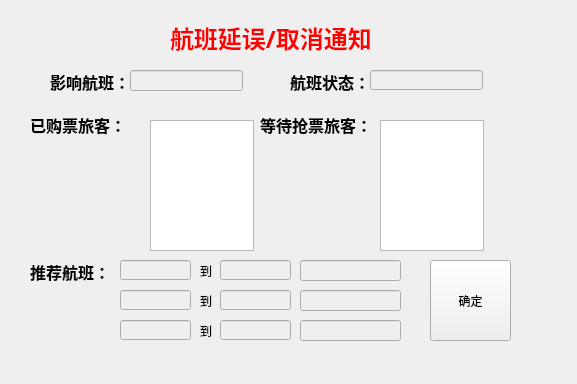
<?xml version="1.0" encoding="UTF-8"?>
<ui version="4.0">
 <class>statusInform</class>
 <widget class="QWidget" name="statusInform">
  <property name="geometry">
   <rect>
    <x>0</x>
    <y>0</y>
    <width>577</width>
    <height>384</height>
   </rect>
  </property>
  <property name="windowTitle">
   <string>statusInform</string>
  </property>
  <widget class="QTextEdit" name="passengers">
   <property name="geometry">
    <rect>
     <x>150</x>
     <y>120</y>
     <width>104</width>
     <height>131</height>
    </rect>
   </property>
  </widget>
  <widget class="QLineEdit" name="tf">
   <property name="enabled">
    <bool>false</bool>
   </property>
   <property name="geometry">
    <rect>
     <x>300</x>
     <y>260</y>
     <width>101</width>
     <height>21</height>
    </rect>
   </property>
  </widget>
  <widget class="QPushButton" name="back">
   <property name="geometry">
    <rect>
     <x>430</x>
     <y>260</y>
     <width>81</width>
     <height>81</height>
    </rect>
   </property>
   <property name="text">
    <string>确定</string>
   </property>
  </widget>
  <widget class="QLabel" name="maininform">
   <property name="geometry">
    <rect>
     <x>170</x>
     <y>20</y>
     <width>241</width>
     <height>31</height>
    </rect>
   </property>
   <property name="font">
    <font>
     <family>素晴字体</family>
    </font>
   </property>
   <property name="text">
    <string>&lt;!DOCTYPE HTML PUBLIC &quot;-//W3C//DTD HTML 4.0//EN&quot; &quot;http://www.w3.org/TR/REC-html40/strict.dtd&quot;&gt;
&lt;html&gt;&lt;head&gt;&lt;meta name=&quot;qrichtext&quot; content=&quot;1&quot; /&gt;&lt;style type=&quot;text/css&quot;&gt;
p, li { white-space: pre-wrap; }
&lt;/style&gt;&lt;/head&gt;&lt;body style=&quot; font-family:'素晴字体'; font-size:9pt; font-weight:400; font-style:normal;&quot;&gt;
&lt;p style=&quot; margin-top:12px; margin-bottom:12px; margin-left:0px; margin-right:0px; -qt-block-indent:0; text-indent:0px;&quot;&gt;&lt;span style=&quot; font-family:'SimSun'; font-size:18pt; font-weight:600; color:#ff0000;&quot;&gt;航班延误/取消通知&lt;/span&gt;&lt;/p&gt;&lt;/body&gt;&lt;/html&gt;</string>
   </property>
  </widget>
  <widget class="QLabel" name="label_2">
   <property name="geometry">
    <rect>
     <x>30</x>
     <y>110</y>
     <width>111</width>
     <height>31</height>
    </rect>
   </property>
   <property name="text">
    <string>&lt;html&gt;&lt;head/&gt;&lt;body&gt;&lt;p&gt;&lt;span style=&quot; font-size:12pt; font-weight:600;&quot;&gt;已购票旅客：&lt;/span&gt;&lt;/p&gt;&lt;/body&gt;&lt;/html&gt;</string>
   </property>
  </widget>
  <widget class="QLabel" name="label_3">
   <property name="geometry">
    <rect>
     <x>30</x>
     <y>260</y>
     <width>91</width>
     <height>21</height>
    </rect>
   </property>
   <property name="text">
    <string>&lt;html&gt;&lt;head/&gt;&lt;body&gt;&lt;p&gt;&lt;span style=&quot; font-size:12pt; font-weight:600;&quot;&gt;推荐航班：&lt;/span&gt;&lt;/p&gt;&lt;/body&gt;&lt;/html&gt;</string>
   </property>
  </widget>
  <widget class="QLabel" name="label_4">
   <property name="geometry">
    <rect>
     <x>260</x>
     <y>110</y>
     <width>111</width>
     <height>31</height>
    </rect>
   </property>
   <property name="text">
    <string>&lt;html&gt;&lt;head/&gt;&lt;body&gt;&lt;p&gt;&lt;span style=&quot; font-size:12pt; font-weight:600;&quot;&gt;等待抢票旅客：&lt;/span&gt;&lt;/p&gt;&lt;/body&gt;&lt;/html&gt;</string>
   </property>
  </widget>
  <widget class="QTextEdit" name="passengers2">
   <property name="geometry">
    <rect>
     <x>380</x>
     <y>120</y>
     <width>104</width>
     <height>131</height>
    </rect>
   </property>
  </widget>
  <widget class="QLabel" name="label">
   <property name="geometry">
    <rect>
     <x>200</x>
     <y>260</y>
     <width>21</width>
     <height>21</height>
    </rect>
   </property>
   <property name="text">
    <string>到</string>
   </property>
  </widget>
  <widget class="QLabel" name="label_5">
   <property name="geometry">
    <rect>
     <x>50</x>
     <y>70</y>
     <width>111</width>
     <height>21</height>
    </rect>
   </property>
   <property name="text">
    <string>&lt;html&gt;&lt;head/&gt;&lt;body&gt;&lt;p&gt;&lt;span style=&quot; font-size:12pt; font-weight:600;&quot;&gt;影响航班：&lt;/span&gt;&lt;/p&gt;&lt;/body&gt;&lt;/html&gt;</string>
   </property>
  </widget>
  <widget class="QLabel" name="label_6">
   <property name="geometry">
    <rect>
     <x>290</x>
     <y>70</y>
     <width>111</width>
     <height>21</height>
    </rect>
   </property>
   <property name="text">
    <string>&lt;html&gt;&lt;head/&gt;&lt;body&gt;&lt;p&gt;&lt;span style=&quot; font-size:12pt; font-weight:600;&quot;&gt;航班状态：&lt;/span&gt;&lt;/p&gt;&lt;/body&gt;&lt;/html&gt;</string>
   </property>
  </widget>
  <widget class="QLineEdit" name="flightid">
   <property name="enabled">
    <bool>false</bool>
   </property>
   <property name="geometry">
    <rect>
     <x>130</x>
     <y>70</y>
     <width>113</width>
     <height>21</height>
    </rect>
   </property>
  </widget>
  <widget class="QLineEdit" name="status">
   <property name="enabled">
    <bool>false</bool>
   </property>
   <property name="geometry">
    <rect>
     <x>370</x>
     <y>70</y>
     <width>113</width>
     <height>20</height>
    </rect>
   </property>
  </widget>
  <widget class="QLineEdit" name="tc1">
   <property name="enabled">
    <bool>false</bool>
   </property>
   <property name="geometry">
    <rect>
     <x>120</x>
     <y>260</y>
     <width>71</width>
     <height>20</height>
    </rect>
   </property>
  </widget>
  <widget class="QLineEdit" name="tc2">
   <property name="enabled">
    <bool>false</bool>
   </property>
   <property name="geometry">
    <rect>
     <x>220</x>
     <y>260</y>
     <width>71</width>
     <height>20</height>
    </rect>
   </property>
  </widget>
  <widget class="QLineEdit" name="fc1">
   <property name="enabled">
    <bool>false</bool>
   </property>
   <property name="geometry">
    <rect>
     <x>120</x>
     <y>290</y>
     <width>71</width>
     <height>20</height>
    </rect>
   </property>
  </widget>
  <widget class="QLineEdit" name="fc2">
   <property name="enabled">
    <bool>false</bool>
   </property>
   <property name="geometry">
    <rect>
     <x>220</x>
     <y>290</y>
     <width>71</width>
     <height>20</height>
    </rect>
   </property>
  </widget>
  <widget class="QLabel" name="label_7">
   <property name="geometry">
    <rect>
     <x>200</x>
     <y>290</y>
     <width>21</width>
     <height>21</height>
    </rect>
   </property>
   <property name="text">
    <string>到</string>
   </property>
  </widget>
  <widget class="QLineEdit" name="sc1">
   <property name="enabled">
    <bool>false</bool>
   </property>
   <property name="geometry">
    <rect>
     <x>120</x>
     <y>320</y>
     <width>71</width>
     <height>20</height>
    </rect>
   </property>
  </widget>
  <widget class="QLineEdit" name="sc2">
   <property name="enabled">
    <bool>false</bool>
   </property>
   <property name="geometry">
    <rect>
     <x>220</x>
     <y>320</y>
     <width>71</width>
     <height>20</height>
    </rect>
   </property>
  </widget>
  <widget class="QLabel" name="label_8">
   <property name="geometry">
    <rect>
     <x>200</x>
     <y>320</y>
     <width>21</width>
     <height>21</height>
    </rect>
   </property>
   <property name="text">
    <string>到</string>
   </property>
  </widget>
  <widget class="QLineEdit" name="ff">
   <property name="enabled">
    <bool>false</bool>
   </property>
   <property name="geometry">
    <rect>
     <x>300</x>
     <y>290</y>
     <width>101</width>
     <height>21</height>
    </rect>
   </property>
  </widget>
  <widget class="QLineEdit" name="sf">
   <property name="enabled">
    <bool>false</bool>
   </property>
   <property name="geometry">
    <rect>
     <x>300</x>
     <y>320</y>
     <width>101</width>
     <height>21</height>
    </rect>
   </property>
  </widget>
 </widget>
 <layoutdefault spacing="6" margin="11"/>
 <resources/>
 <connections/>
</ui>
